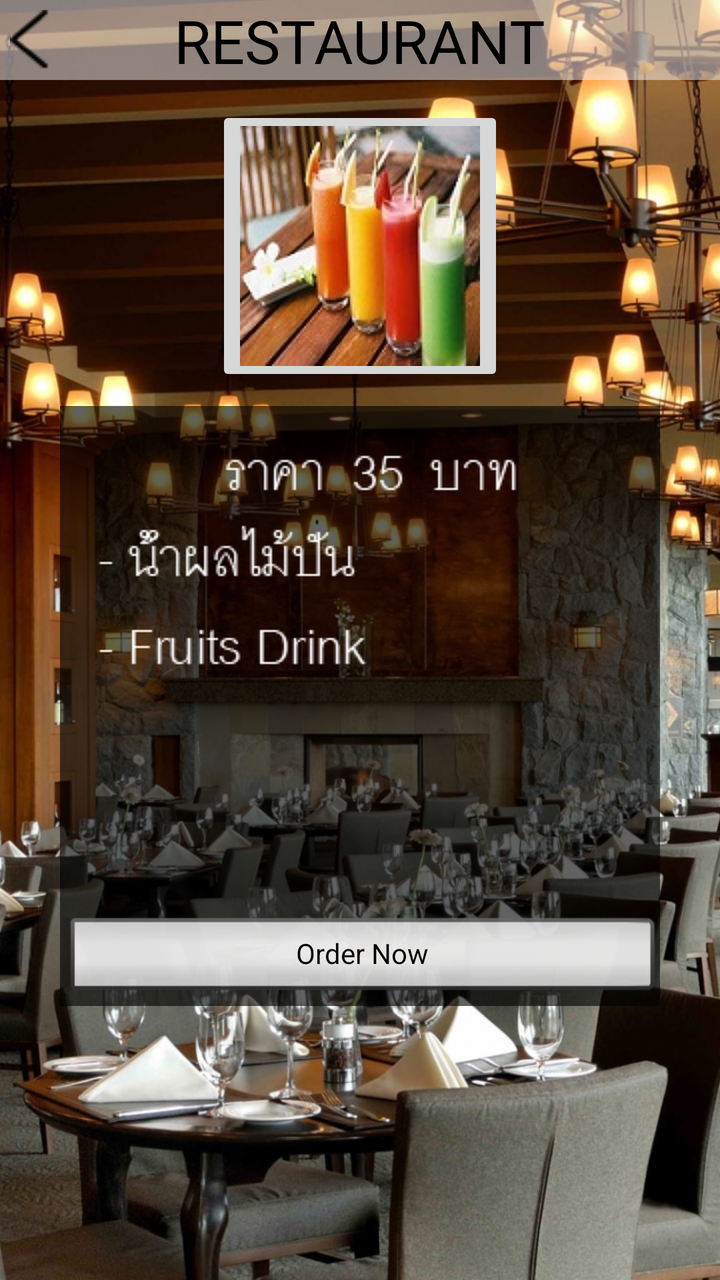
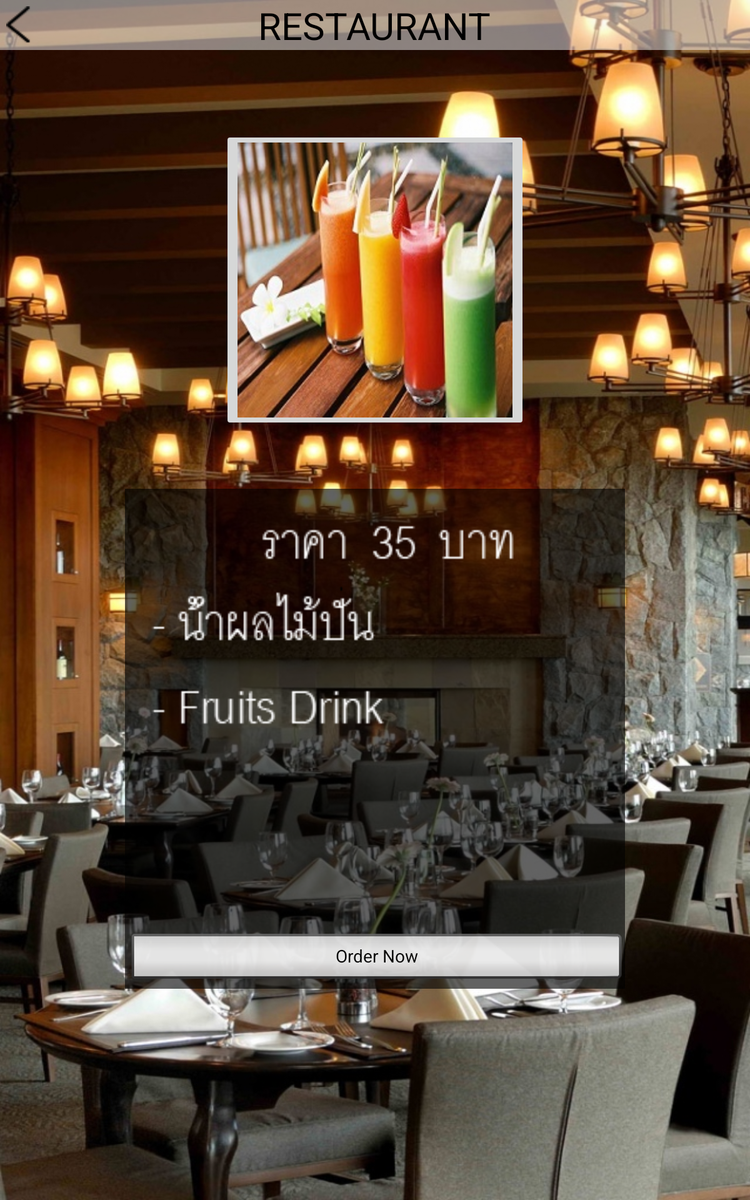

An Android layout and its configuration variant, each rendered on a device that would load it. The default file and the variant file are quoted in full after the pictures.
<!-- AndroidManifest.xml: application theme AppTheme -->
<!-- res/layout/pagewater_10.xml -->
<?xml version="1.0" encoding="utf-8"?>
<RelativeLayout xmlns:android="http://schemas.android.com/apk/res/android"
    xmlns:app="http://schemas.android.com/apk/res-auto"
    xmlns:tools="http://schemas.android.com/tools"
    android:id="@+id/activity_smart1"
    android:layout_width="match_parent"
    android:background="@drawable/fooddrink"
    android:layout_height="match_parent"
    tools:context="com.example.meka_it.smarthotel2.buttonsmart.SmartFood">
    <RelativeLayout
        android:id="@+id/relativeLayout1"
        android:layout_width="fill_parent"
        android:layout_height="40dp"
        android:background="#F8F9F9"
        android:alpha="0.5">

    </RelativeLayout>

    <RelativeLayout
        android:id="@+id/relativeLayout2"
        android:layout_width="fill_parent"
        android:layout_height="40dp">

        <TextView
            android:id="@+id/textView1"
            android:layout_width="wrap_content"
            android:layout_height="wrap_content"
            android:layout_centerHorizontal="true"
            android:layout_centerVertical="true"
            android:text="RESTAURANT"
            android:textColor="#000"
            android:textSize="30dp"
            android:typeface="sans" />

        <ImageButton
            android:id="@+id/back"
            android:layout_width="20dp"
            android:layout_height="30dp"
            android:layout_marginLeft="5dp"
            android:layout_centerHorizontal="true"
            android:layout_centerVertical="true"
            android:layout_alignParentLeft="true"

            android:background="@drawable/selector_buttonback"
            />


    </RelativeLayout>


    <RelativeLayout
        android:layout_width="wrap_content"
        android:layout_height="wrap_content"
        android:layout_marginTop="13dp"
        android:id="@+id/relativeLayout6"
        android:layout_below="@+id/relativeLayout1"
        android:layout_centerHorizontal="true">

        <ImageButton
            android:id="@+id/btn_11"
            android:layout_width="wrap_content"
            android:layout_height="wrap_content"
            android:src="@drawable/pic24"
            android:layout_alignParentTop="true"
            android:layout_centerHorizontal="true" />

    </RelativeLayout>

    <RelativeLayout
        android:layout_width="300dp"
        android:layout_height="300dp"
        android:layout_marginTop="10dp"
        android:background="@color/lbl_name"
        android:layout_below="@+id/relativeLayout6"
        android:layout_centerHorizontal="true">

        <ImageView
            android:id="@+id/textView6"
            android:layout_width="wrap_content"
            android:layout_height="wrap_content"
            android:layout_marginStart="12dp"
            android:layout_marginTop="15dp"
            android:background="@drawable/p24"
            android:layout_alignParentTop="true"
            android:layout_alignParentStart="true" />

        <Button
            android:id="@+id/button7"
            android:layout_width="match_parent"
            android:layout_height="wrap_content"
            android:layout_alignParentBottom="true"
            android:layout_centerHorizontal="true"
            android:alpha="0.9"
            style="@android:style/Widget.Button.Inset"
            android:text="Order Now" />
    </RelativeLayout>
</RelativeLayout>
<!-- resources referenced by this layout -->
<resources>
  <color name="lbl_name">#9c000000</color>
  <!-- drawable fooddrink: jpg bitmap (drawable, 337730 bytes) -->
  <!-- drawable p24: png bitmap (drawable, 2846 bytes) -->
  <!-- drawable pic24: jpg bitmap (drawable, 9898 bytes) -->
  <!-- drawable selector_buttonback (drawable) -->
  <?xml version="1.0" encoding="utf-8"?>
  <selector xmlns:android="http://schemas.android.com/apk/res/android">
  
      <item
          android:state_pressed="false"
          android:state_focused="false"
          android:state_enabled="true"
          android:drawable="@drawable/arrowback"
          />
  
  
  </selector>
  <style name="AppTheme" parent="Theme.AppCompat.Light.DarkActionBar">
          
          <item name="windowNoTitle">true</item>
          <item name="windowActionBar">false</item>
          <item name="colorPrimary">@color/colorPrimary</item>
          <item name="colorPrimaryDark">@color/colorPrimaryDark</item>
          <item name="colorAccent">@color/colorAccent</item>
  
      </style>
  <!-- drawable arrowback: png bitmap (drawable, 288 bytes) -->
  <color name="colorPrimary">#3F51B5</color>
  <color name="colorPrimaryDark">#303F9F</color>
  <color name="colorAccent">#FF4081</color>
</resources>
<!-- res/layout-large/pagewater_10.xml (the repository's variant of the layout above) -->
<!-- drawn on a 7-inch tablet held upright -->
<?xml version="1.0" encoding="utf-8"?>
<RelativeLayout xmlns:android="http://schemas.android.com/apk/res/android"
    xmlns:app="http://schemas.android.com/apk/res-auto"
    xmlns:tools="http://schemas.android.com/tools"
    android:id="@+id/activity_smart1"
    android:layout_width="match_parent"
    android:background="@drawable/fooddrink"
    android:layout_height="match_parent"
    tools:context="com.example.meka_it.smarthotel2.page.PageWater10">
    <RelativeLayout
        android:id="@+id/relativeLayout1"
        android:layout_width="fill_parent"
        android:layout_height="40dp"
        android:background="#F8F9F9"
        android:alpha="0.5">

    </RelativeLayout>

    <RelativeLayout
        android:id="@+id/relativeLayout2"
        android:layout_width="fill_parent"
        android:layout_height="40dp">

        <TextView
            android:id="@+id/textView1"
            android:layout_width="wrap_content"
            android:layout_height="wrap_content"
            android:layout_centerHorizontal="true"
            android:layout_centerVertical="true"
            android:text="RESTAURANT"
            android:textColor="#000"
            android:textSize="30dp"
            android:typeface="sans" />

        <ImageButton
            android:id="@+id/back"
            android:layout_width="20dp"
            android:layout_height="30dp"
            android:layout_marginLeft="5dp"
            android:layout_centerHorizontal="true"
            android:layout_centerVertical="true"
            android:layout_alignParentLeft="true"

            android:background="@drawable/selector_buttonback"
            />


    </RelativeLayout>


    <RelativeLayout
        android:layout_width="wrap_content"
        android:layout_height="wrap_content"
        android:layout_marginTop="13dp"
        android:id="@+id/relativeLayout6"
        android:layout_below="@+id/relativeLayout1"
        android:layout_centerHorizontal="true">

        <ImageButton
            android:id="@+id/btn_11"
            android:layout_width="wrap_content"
            android:layout_height="wrap_content"
            android:src="@drawable/picc24"
            android:layout_alignParentTop="true"
            android:layout_alignParentStart="true"
            android:layout_marginTop="51dp" />

    </RelativeLayout>

    <RelativeLayout
        android:layout_width="400dp"
        android:layout_height="400dp"
        android:background="@color/lbl_name"
        android:layout_marginTop="47dp"
        android:layout_below="@+id/relativeLayout6"
        android:layout_centerHorizontal="true">

        <ImageView
            android:id="@+id/textView6"
            android:layout_width="300dp"
            android:layout_height="200dp"
            android:layout_marginStart="12dp"
            android:layout_marginTop="15dp"
            android:background="@drawable/p24"
            android:layout_alignParentTop="true"
            android:layout_alignParentStart="true" />

        <Button
            android:id="@+id/button7"
            android:layout_width="match_parent"
            android:layout_height="wrap_content"
            android:layout_alignParentBottom="true"
            android:layout_centerHorizontal="true"
            android:alpha="0.9"
            style="@android:style/Widget.Button.Inset"
            android:text="Order Now" />
    </RelativeLayout>
</RelativeLayout>
<!-- resources referenced by the variant -->
<!-- as a 7-inch tablet held upright resolves them -->
<resources>
  <color name="lbl_name">#9c000000</color>
  <!-- drawable fooddrink: jpg bitmap (drawable, 337730 bytes) -->
  <!-- drawable p24: png bitmap (drawable, 2846 bytes) -->
  <!-- drawable picc24: jpg bitmap (drawable, 25654 bytes) -->
  <!-- drawable selector_buttonback (drawable) -->
  <?xml version="1.0" encoding="utf-8"?>
  <selector xmlns:android="http://schemas.android.com/apk/res/android">
  
      <item
          android:state_pressed="false"
          android:state_focused="false"
          android:state_enabled="true"
          android:drawable="@drawable/arrowback"
          />
  
  
  </selector>
  <style name="AppTheme" parent="Theme.AppCompat.Light.DarkActionBar">
          
          <item name="windowNoTitle">true</item>
          <item name="windowActionBar">false</item>
          <item name="colorPrimary">@color/colorPrimary</item>
          <item name="colorPrimaryDark">@color/colorPrimaryDark</item>
          <item name="colorAccent">@color/colorAccent</item>
  
      </style>
  <!-- drawable arrowback: png bitmap (drawable, 288 bytes) -->
  <color name="colorPrimary">#3F51B5</color>
  <color name="colorPrimaryDark">#303F9F</color>
  <color name="colorAccent">#FF4081</color>
</resources>
